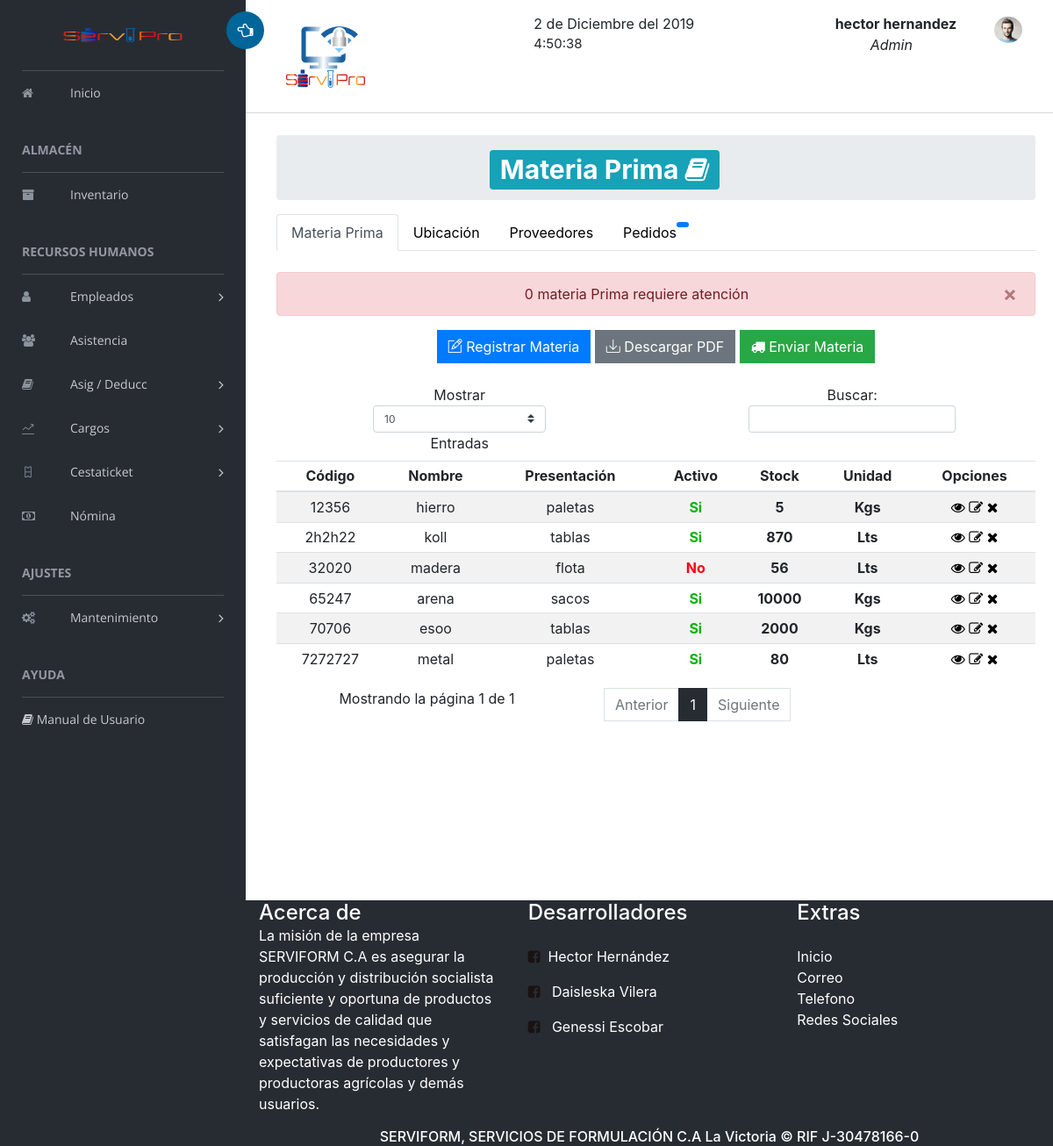
Before: /Vistas/menu/ControladorMenu.php?operacion=inventario (signed in) with the older database file.
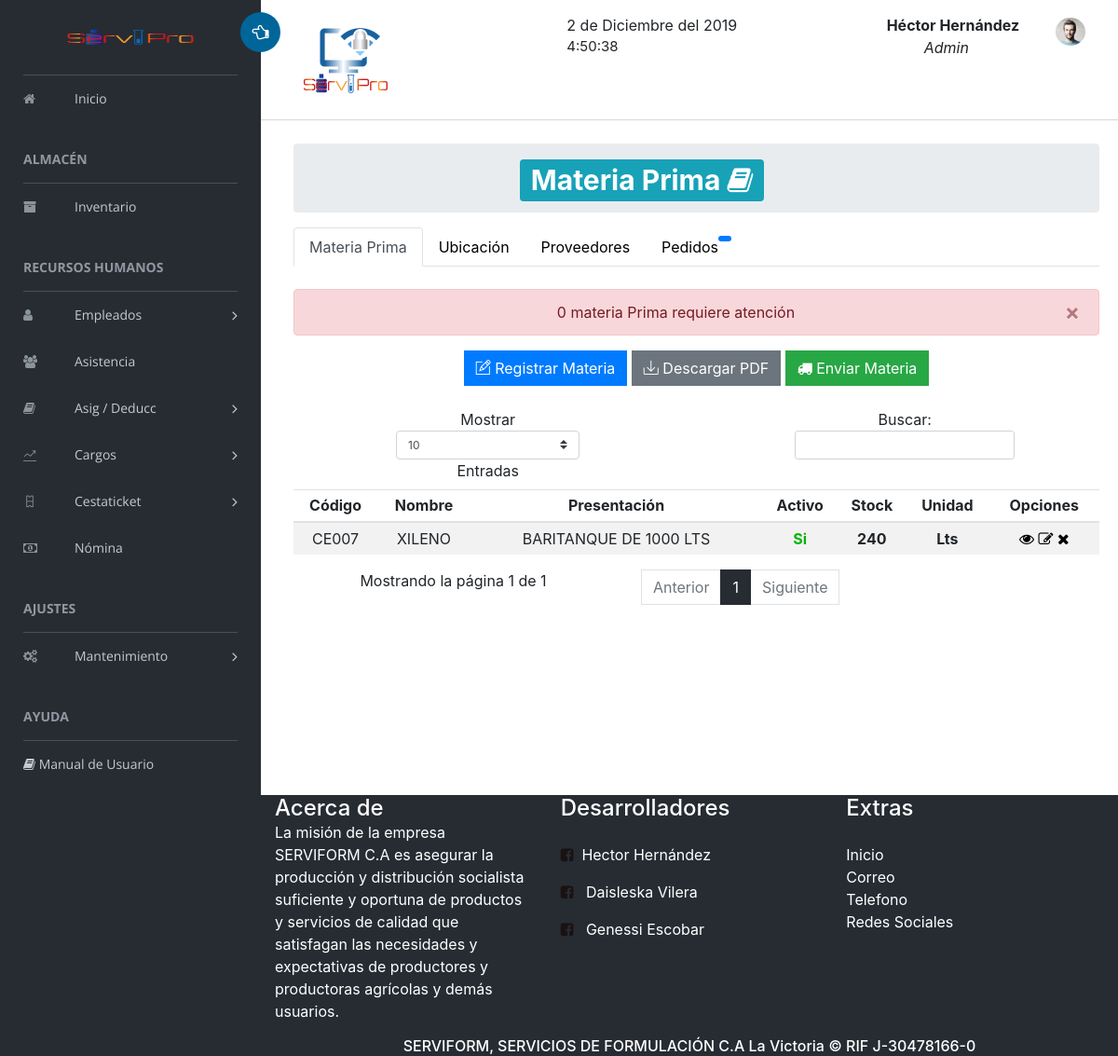
After: the same page with the newer database file.
### tables this page shows
CREATE TABLE `productos` (
  `id` int(11) NOT NULL,
  `codigo` varchar(120) NOT NULL,
  `nombre` varchar(90) NOT NULL,
  `presentacion` varchar(90) NOT NULL,
  `unidad` enum('Kgs','Lts') NOT NULL,
  `stock` int(11) NOT NULL,
  `stock_minimo` int(11) NOT NULL,
  `stock_maximo` int(11) NOT NULL,
  `borrado` enum('N','S') NOT NULL DEFAULT 'N',
  `activo` enum('S','N') NOT NULL DEFAULT 'S',
  `valor_unitario` int(11) DEFAULT NULL,
  `id_ubicacion` int(11) DEFAULT NULL,
  `id_proveedor` int(11) NOT NULL
);

### Vistas/inventario/inventario.php (the view, shortened to what the changed rows need)
<?php
          extract($_REQUEST);
?>
<?php
include_once "../includes/menu.php";
?>
  <div class="contenido" style="padding-left: 15px">
    <div class="content-2">
    <section  class="content-header">
      <ol class="breadcrumb">
         <h1 align="center">  <span style="margin-left: 6cm;" class="badge badge-info">Materia Prima <i class="menu-icon fa fa-book"></i> </span></h1>
      </ol>
   </section >
        <br>
        <?php
              echo '
                <center>
                    <a href="../inventario/registro-inventario.php" class="btn btn-primary"><i class="ti-pencil-alt"></i> Registrar Materia</a>
                    <a href="../../reportes/reporte_materiaprima.php" class="btn btn-secondary" title="Descargar PDF"><i class="ti ti-import"></i> Descargar PDF</a>
                    <a href="../inventario/producto_enviar.php" class="btn btn-success"><i class="fa fa-truck"></i> Enviar Materia</a>
              </center><br>
              ';
        ?>
        <div class="table-responsive">
            <table class="table table-striped table-sm " id="table">
                <thead>
                  <tr>
                    <th>Código</th>
                    <th>Nombre</th>
                    <th>Presentación</th>
                    <th>Activo</th>
                    <th>Stock</th>
                     <th>Unidad</th>
                    <?php
                        echo '
                          <th>Opciones</th>
                        ' ;
                    ?>
                  </tr>
                </thead>
                  <tbody>
                   <?php
                  include('../../Modelos/conexion.php');
                    $sql="SELECT * FROM productos  WHERE borrado='N'";
                    $resultado=mysqli_query($conectar,$sql);
                    while($consulta=mysqli_fetch_array($resultado)) {
                      echo "
                      <tr>
                        <td>".$consulta['codigo']."</td>
                        <td>".$consulta['nombre']."</td>
                        <td>".$consulta['presentacion']."</td>"
                        ;
                         if ($consulta['activo']=='S') {
                            $activo='<strong>Si</strong>';
                            $alert2="class='estado-re'";
                        }
                        if ($consulta['activo']=='N') {
                            $activo='<strong>No</strong>';
                            $alert2="class='estado-r'";
                        }
                        if ($consulta["stock"]<$consulta['stock_minimo'] AND $consulta['activo']=='S'){
                          $alert="class='estado-r'";
                        }else{
                          $alert="";
                        }
                      echo "
                        <td ".$alert2.">".$activo."</td>
                        <td><strong ".$alert." >".$consulta['stock']."</strong></td>
                         <td><strong>".$consulta['unidad']."</strong></td>
                        ";
                            echo "  <td>
                            <a href='javascript:ver(".$consulta['id'].")' class='ver'  title='Ver'><span class='fa fa-eye'></span></a>
                           <a href='../inventario/editar_inventario.php?art=".$consulta['id']."' class='editar'  title='Editar'><span class='fa fa-edit'></span></a>
                            " ;
                            if ($consulta['stock']==0 or $_SESSION['tipo_usuario']=='Admin') {
                              echo "<a href='javascript: eliminar(".$consulta['id'].")' class='x' title='Eliminar'><span class='fa fa-times'></span></a>";
                            }
                               echo "
                                  </td>
                              </tr> ";
                        }
                  ?>
                </tbody>
            </table>
            <br><br><br><br><br><br><br>
        </div>
        </div>
      </div>
         <?php include_once "../includes/footer.php"; ?>

### Vistas/includes/menu.php (shortened to what the changed rows need)
<!doctype html>
<html class="no-js" lang="es" dir="ltr">
<head>
    <link rel="stylesheet" href="../../vendors/css/estilos.css">
    <link rel="stylesheet" href="../../vendors/bootstrap/gsdk-bootstrap-wizard.css" rel="stylesheet" />
    <link rel="stylesheet" href="../../vendors/bootstrap/dist/css/bootstrap.min.css">
    <link rel="stylesheet" href="../../vendors/bootstrap/css/bootstrap.min.css">
    <link rel="stylesheet" href="../../vendors/font-awesome/css/font-awesome.min.css">
    <link rel="stylesheet" href="../../vendors/themify-icons/css/themify-icons.css">
    <link rel="stylesheet" href="../../vendors/flag-icon-css/css/flag-icon.min.css">
    <link rel="stylesheet" href="../../vendors/selectFX/css/cs-skin-elastic.css">
    <link rel="stylesheet" href="../../vendors/jqvmap/dist/jqvmap.min.css">
    <link rel="stylesheet" href="../../vendors/chosen/chosen.min.css">
    <link rel="stylesheet" href="../../assets/css/style.css">
  <link rel="stylesheet" href="../../vendors/plugins/datepicker/bootstrap-datepicker.css">
   <link rel="stylesheet" href="../../vendors/plugins/daterangepicker/daterangepicker.css">
   <link rel="stylesheet" href="../../vendors/css/iziToast.min.css">
    <link rel="stylesheet" href="../../vendors/plugins/sweetalert2.min.css">
    <link rel="stylesheet" href="../../vendors/animate.css/animate.css">
</head>
<body>
    <div id="right-panel" class="right-panel">
        <header id="header" class="header  col-md-12">
                <div class="col-md-4">
                    <div class="user-area dropdown float-right">
                        <a href="#" class="dropdown-toggle" data-toggle="dropdown" aria-haspopup="true" aria-expanded="false">
                         </a>
                </div>
                <strong style="padding-left: 50px;" class="active"><?php echo $_SESSION['user'];?></strong><br>
                      <cite style="padding-left: 90px;"><?php echo $_SESSION['tipo_usuario']; ?></cite>
            </div>
        </header>

Changed rows visible on the page:
removed productos: codigo "12356", nombre "hierro", presentacion "paletas", activo "Si", stock "5", unidad "Kgs"
removed productos: codigo "7272727", nombre "metal", presentacion "paletas", activo "Si", stock "80", unidad "Lts"
removed productos: codigo "32020", nombre "madera", presentacion "flota", activo "No", stock "56", unidad "Lts"
removed productos: codigo "2h2h22", nombre "koll", presentacion "tablas", activo "Si", stock "870", unidad "Lts"
removed productos: codigo "65247", nombre "arena", presentacion "sacos", activo "Si", stock "10000", unidad "Kgs"
removed productos: codigo "70706", nombre "esoo", presentacion "tablas", activo "Si", stock "2000", unidad "Kgs"
added productos: codigo "CE007", nombre "XILENO", presentacion "BARITANQUE DE 1000 LTS", activo "Si", stock "240", unidad "Lts"
Other visible differences:
$_SESSION['user']: "hector hernandez" → "Héctor Hernández"
